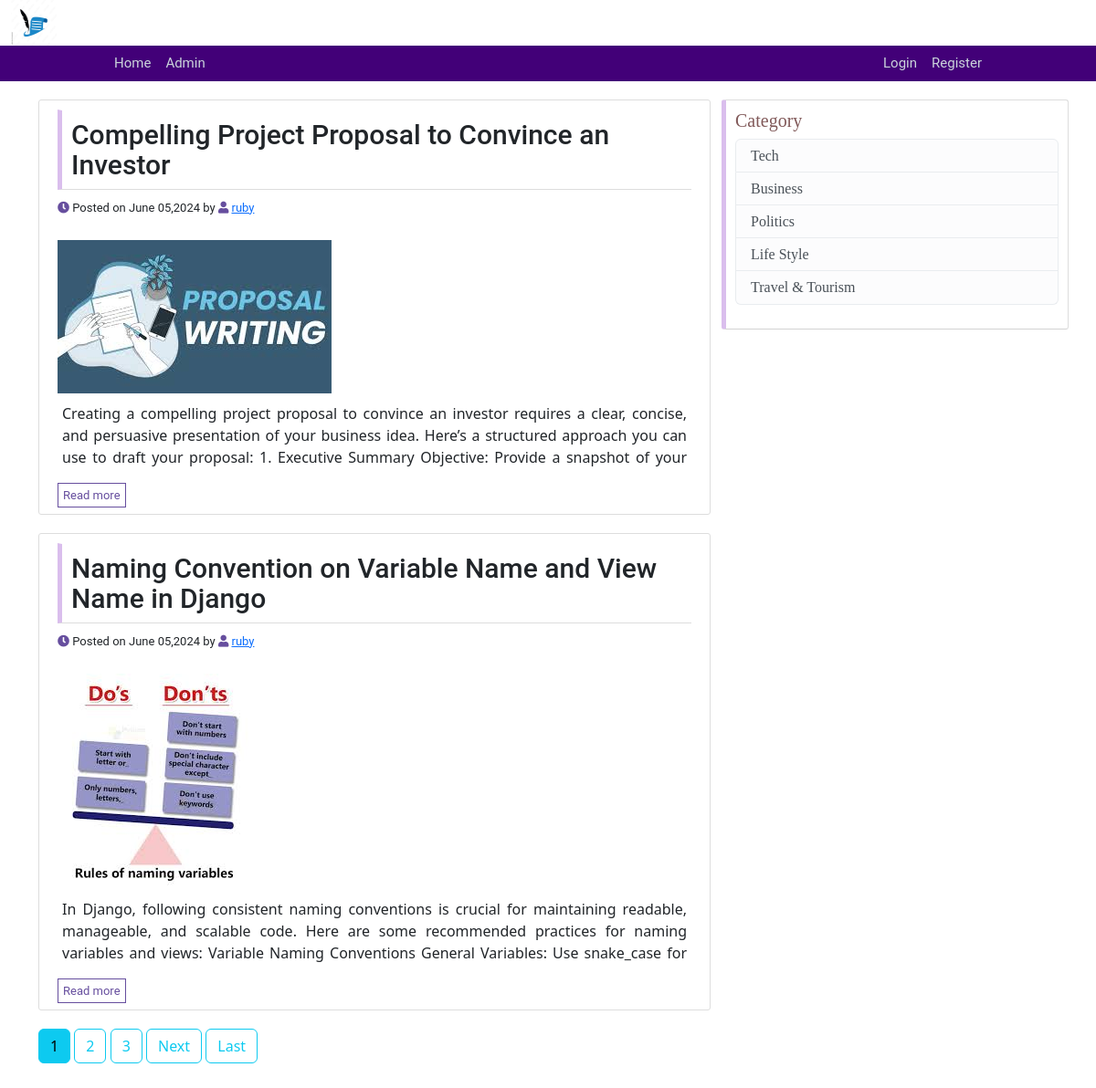
The page / on the database its author committed.
### blog/models.py (models this page shows, shortened)
class Post(models.Model):
    title = models.CharField(max_length=100)
    image=models.ImageField(default='default.jpg',upload_to='blog_pics')
    category=models.ForeignKey(Blog_Category,on_delete=models.CASCADE)
    content = models.TextField()
    date_posted = models.DateTimeField(default=timezone.now)
    author = models.ForeignKey(User, on_delete=models.CASCADE)

class Blog_Category(models.Model):
    name = models.CharField(max_length=100)

### blog/views.py (the view)
# urls.py: path('', PostListView.as_view(), name='blog-home'),
class PostListView(ListView):
    model=Post
    context_object_name='posts'
    template_name='blog/home.html'
    ordering=['-date_posted']
    paginate_by=2
    def get_context_data(self, **kwargs):
        context = super().get_context_data(**kwargs)
        context['blog_categories'] = get_blog_categories()
        return context

### blog/views.py (called while the page is built)
def get_blog_categories():
    return Blog_Category.objects.all()

### blog/templates/blog/home.html (shortened to what this page needs)
{% extends "blog/base.html" %}
{% block content %}
{% for post in posts %}
<article class="media content-section">
  <div class="media-body">
    <article>
      <h2 class="h2-blog-title">{{ post.title }}</h2>
      <p class="meta" style="font-family: Roboto, sans-serif;font-size: 13px; padding: 10px 0px;">
        <span><i class="fa fa-clock" style="color:#664E9E"></i></span> Posted on {{post.date_posted | date:"F d,Y" }} by
        <span><i class="fa fa-user" style="color: #664E9E"></i></span> <a href="#">{{ post.author }}</a></p>
      <img src="{{ post.image.url }}">
      <p class="p-content p-content-overflow">{{ post.content }}</p>
      <a href="{% url 'post-detail' post.pk %}" style="color: #664E9E !important;
      border: 1px solid #664E9E;
      padding: 5px;
      font-family: Roboto, sans-serif;font-size: 13px;text-decoration: none;" class="read-more">Read more</a>
    </article>
  </div>
</article>
{% endfor %}
{% if is_paginated %}
      {% for num in page_obj.paginator.page_range %}
        {% if page_obj.number == num %}
          <a class="btn btn-info mb-4" href="?page={{ num }}">{{ num }}</a>
        {% elif num > page_obj.number|add:'-3' and num < page_obj.number|add:'3' %}
          <a class="btn btn-outline-info mb-4"  href="?page={{ num }}">{{ num }}</a>
        {% endif %}
      {% endfor %}
      {% if page_obj.has_next %}
        <a class="btn btn-outline-info mb-4" href="?page={{ page_obj.next_page_number }}">Next</a>
        <a class="btn btn-outline-info mb-4" href="?page={{ page_obj.paginator.num_pages }}">Last</a>
      {% endif %}
    {% endif %}
{% endblock content %}

### blog/templates/blog/base.html (shortened to what this page needs)
{% load static %}
<!DOCTYPE html>
<html>
<head>
	<link rel="stylesheet" type="text/css" href="{% static 'blog/main.css' %}">
	<link rel="stylesheet" href="https://cdnjs.cloudflare.com/ajax/libs/font-awesome/5.15.4/css/all.min.css" />
	<link href="https://cdn.jsdelivr.net/npm/bootstrap@5.3.2/dist/css/bootstrap.min.css" rel="stylesheet"
>
</head>
<body>
	<header class="site-header">
		<div class="container-fluid" style="font-size: 15px ; font-family: 'Roboto', sans-serif;">
			<a class="navbar-brand" style="font-size: 15px ; font-family: 'Roboto', sans-serif;" href="#"><img
					style="height: 50px; width: 50px;" src="{% static 'blog/blog_logo.jpg' %} "></a>
		</div>
		<nav class="navbar navbar-expand-sm" style=" background-color: #420078; padding: 0px 105px;">
			<div class="container-fluid" style="font-size: 15px ; font-family: 'Roboto', sans-serif;">
				<div class="collapse navbar-collapse" id="navbarNav">
					<div class="navbar-nav me-auto">
						<a class="nav-link " aria-current="page" href="{% url 'blog-home' %}">Home</a>
						<a class="nav-link" href="{% url 'admin:index' %}">Admin</a>
					</div>
					<div class="navbar-nav">
						{% if user.is_authenticated %}
						<a class="nav-link">{{ user.username }}</a>
						<a class="nav-link" href=" {% url 'profile' %} ">profile</a>
						<a class="nav-link" href="{% url 'user-posts' user.username  %}">My Posts</a>
						<a class="nav-link" href="{% url 'post-create' %}">Create Post</a>
						<a class="nav-link" href=" {% url 'logout' %} ">Logout</a>
						{% else %}
						<a class="nav-link" href="{% url 'login'  %}">Login</a>
						<a class="nav-link" href="{% url 'register'  %}">Register</a>
						{% endif %}
					</div>
				</div>
			</div>
		</nav>
	</header>
	<main role="main" class="container">
		<div class="row">
			<div class="col-md-8">
				<div style="padding: 20px 0px ;">
					{% block content %}
					{% endblock %}
				</div>
			</div>
			<div class="col-md-4" style="padding: 20px 0px ;">
				<div  class="content-section sidebar">
					<h5>Category</h5>
					<ul class="list-group">
						{% if blog_categories %}
							{% for category in blog_categories %}
								<li class="list-group-item list-group-item-light">{{ category.name }}</li>
							{% endfor %}
						{% endif %}
					</ul>
				</div>
			</div>
		</div>
	</main>
</body>
</html>

### blog/static/blog/main.css (style rules this page uses)
body { background: #fafafa; color: #333333; margin-top: 5rem; font-family: Roboto, sans-serif; }
h1, h2, h3, h4, h5, h6 { color: #444444; }
a { color:greenyellow; }
ul { margin: 0; }
.site-header .navbar-nav .nav-link { color: #cbd5db; }
.content-section { background: #ffffff; padding: 10px 20px; border: 1px solid #dddddd; border-radius: 3px; margin-bottom: 20px; }
.h2-blog-title { margin: 0; font-size: 30px; padding: 10px 10px !important; border-bottom: 1px solid #ddd; border-left: 5px solid #DABEED; border-top: 1px solid #fff;font-family: Roboto, sans-serif; font-weight: 500; line-height: 1.1; }
.p-content { padding: 10px 5px;text-align: justify; }
.p-content-overflow { */ display: -webkit-box; -webkit-line-clamp: 3; -webkit-box-orient: vertical; overflow: hidden; text-overflow: ellipsis; line-height: 1.5; max-height: calc(1.7em * 3); }
.sidebar { padding: 10px; color: #815959; font-family: 'Fauna One', serif; font-size: 16px; font-weight: 400; line-height: 1.2em; margin-bottom: 6px; border-bottom: 1px solid #D3D3D3; margin-top: 0; border-left: 5px solid #DABEED; }

### rows shown on the page
Post: title "Compelling Project Proposal to Convince an Investor", date_posted "June 05,2024", author "ruby", image (picture), content "Creating a compelling project proposal to convince an investor requires a clear, concise, and persuasive presentation of your business idea. Here’s a structured approach you can use to draft your proposal: 1. Executive Summary Objective: Provide a snapshot of…"
Post: title "Naming Convention on Variable Name and View Name in Django", date_posted "June 05,2024", author "ruby", image (picture), content "In Django, following consistent naming conventions is crucial for maintaining readable, manageable, and scalable code. Here are some recommended practices for naming variables and views: Variable Naming Conventions General Variables: Use snake_case…"
Blog_Category: name "Tech"
Blog_Category: name "Business"
Blog_Category: name "Politics"
Blog_Category: name "Life Style"
Blog_Category: name "Travel & Tourism"

### other values the page prints
{{ num }} "1"
{{ num }} "2" "3"
